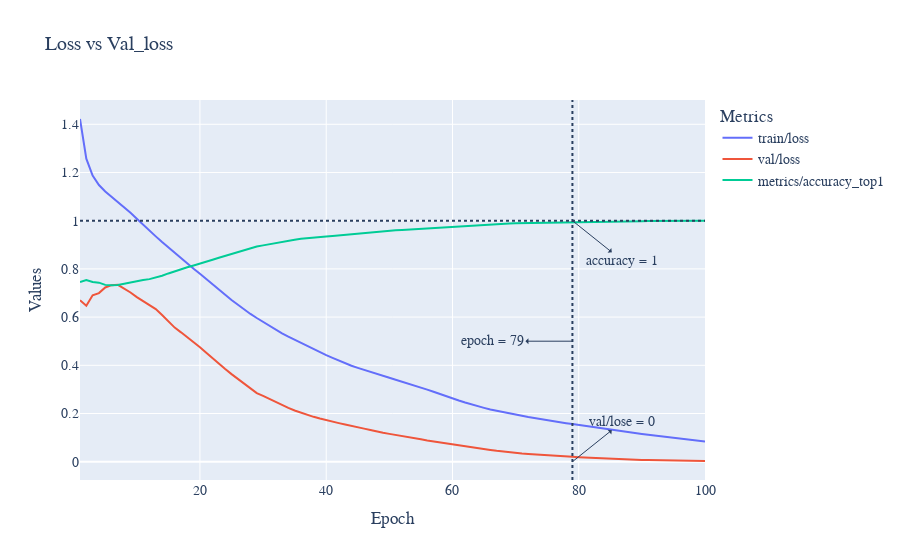

Notebook source saved alongside this figure:
### Code cell
#smoothing
df_complicated['train/loss'] = df_complicated['train/loss'].ewm(span=10).mean()
df_complicated['val/loss'] = df_complicated['val/loss'].ewm(span=10).mean()
df_complicated['metrics/accuracy_top1'] = df_complicated['metrics/accuracy_top1'].ewm(span=10).mean()
fig = px.line(df_complicated, x='epoch', y=['train/loss', 'val/loss', 'metrics/accuracy_top1'], title='Combine (Smoothed)',render_mode='svg')
fig = px.line(df_complicated, x='epoch', y=['train/loss', 'val/loss', 'metrics/accuracy_top1'], title='Loss vs Val_loss',render_mode='svg')

fig.add_hline(y=1, line_dash="dot")
fig.add_vline(x=79, line_dash="dot")
fig.add_annotation(x=79, y=1,arrowhead=1, showarrow=True, xshift=0,arrowside="start", ax=50,ay=40 ,text="accuracy = 1")
fig.add_annotation(x=79, y=0,arrowhead=1, showarrow=True, xshift=0,arrowside="start", ax=50,ay=-40 ,text="val/lose = 0")
fig.add_annotation(x=79, y=0.5,arrowhead=1, showarrow=True, xshift=0,arrowside="start", ax=-80,ay=0 ,text="epoch = 79")
fig.update_layout(legend_title_text='Metrics')
fig.update_xaxes(title_text='Epoch')
fig.update_yaxes(title_text='Values')
fig.update_layout(font_family="Times New Roman",font_size=14)

fig.write_image("combine.svg")
fig.show()

### Figure 1 — Plotly figure (JSON) as saved in the notebook; plotly's stock layout.template omitted (floating-point values rounded to 4 significant figures)
{"data": [{"hovertemplate": "variable=train/loss<br>epoch=%{x}<br>value=%{y}<extra></extra>", "legendgroup": "train/loss", "line": {"color": "#636efa", "dash": "solid"}, "marker": {"symbol": "circle"}, "mode": "lines", "name": "train/loss", "orientation": "v", "showlegend": true, "type": "scatter", "x": [1, 2, 3, 4, 5, 6, 7, 8, 9, 10, 11, 12, 13, 14, 15, 16, 17, 18, 19, 20, 21, 22, 23, 24, 25, 26, 27, 28, 29, 30, 31, 32, 33, 34, 35, 36, 37, 38, 39, 40, 41, 42, 43, 44, 45, 46, 47, 48, 49, 50, 51, 52, 53, 54, 55, 56, 57, 58, 59, 60, 61, 62, 63, 64, 65, 66, 67, 68, 69, 70, 71, 72, 73, 74, 75, 76, 77, 78, 79, 80, 81, 82, 83, 84, 85, 86, 87, 88, 89, 90, 91, 92, 93, 94, 95, 96, 97, 98, 99, 100], "xaxis": "x", "y": [1.422, 1.257, 1.187, 1.148, 1.121, 1.1, 1.079, 1.056, 1.033, 1.008, 0.9826, 0.9587, 0.9349, 0.9116, 0.8889, 0.8661, 0.8444, 0.8222, 0.8008, 0.7798, 0.7588, 0.7362, 0.7141, 0.6928, 0.6709, 0.6503, 0.6311, 0.613, 0.5962, 0.5798, 0.5643, 0.5478, 0.5327, 0.5188, 0.5056, 0.4924, 0.4802, 0.4677, 0.4545, 0.4419, 0.4307, 0.4192, 0.4077, 0.398, 0.3891, 0.3803, 0.3721, 0.364, 0.3564, 0.348, 0.3402, 0.3325, 0.3249, 0.3169, 0.3079, 0.299, 0.2901, 0.2805, 0.2712, 0.2626, 0.254, 0.2457, 0.2374, 0.2302, 0.2234, 0.2164, 0.2106, 0.2057, 0.2004, 0.1953, 0.1905, 0.1854, 0.1806, 0.1766, 0.1724, 0.1681, 0.164, 0.1598, 0.1561, 0.1521, 0.1482, 0.1444, 0.1404, 0.1371, 0.1338, 0.1301, 0.1264, 0.1226, 0.1186, 0.115, 0.1116, 0.1087, 0.1054, 0.1019, 0.09855, 0.09543, 0.09241, 0.08927, 0.08669, 0.08401], "yaxis": "y"}, {"hovertemplate": "variable=val/loss<br>epoch=%{x}<br>value=%{y}<extra></extra>", "legendgroup": "val/loss", "line": {"color": "#EF553B", "dash": "solid"}, "marker": {"symbol": "circle"}, "mode": "lines", "name": "val/loss", "orientation": "v", "showlegend": true, "type": "scatter", "x": [1, 2, 3, 4, 5, 6, 7, 8, 9, 10, 11, 12, 13, 14, 15, 16, 17, 18, 19, 20, 21, 22, 23, 24, 25, 26, 27, 28, 29, 30, 31, 32, 33, 34, 35, 36, 37, 38, 39, 40, 41, 42, 43, 44, 45, 46, 47, 48, 49, 50, 51, 52, 53, 54, 55, 56, 57, 58, 59, 60, 61, 62, 63, 64, 65, 66, 67, 68, 69, 70, 71, 72, 73, 74, 75, 76, 77, 78, 79, 80, 81, 82, 83, 84, 85, 86, 87, 88, 89, 90, 91, 92, 93, 94, 95, 96, 97, 98, 99, 100], "xaxis": "x", "y": [0.67, 0.6471, 0.6907, 0.6996, 0.723, 0.7324, 0.7337, 0.7187, 0.7022, 0.6828, 0.6667, 0.653, 0.6333, 0.6086, 0.5834, 0.5565, 0.5367, 0.5168, 0.4959, 0.4746, 0.4522, 0.4285, 0.406, 0.3847, 0.3633, 0.3428, 0.3225, 0.3027, 0.2849, 0.2731, 0.2599, 0.2471, 0.2344, 0.2231, 0.2124, 0.2027, 0.1938, 0.1861, 0.1791, 0.1737, 0.1674, 0.1601, 0.1542, 0.1493, 0.1433, 0.1373, 0.1313, 0.1248, 0.1201, 0.1155, 0.1103, 0.1068, 0.1024, 0.09783, 0.09285, 0.08818, 0.08391, 0.07967, 0.07542, 0.0714, 0.06723, 0.06321, 0.05951, 0.05559, 0.05207, 0.04859, 0.04517, 0.04185, 0.03899, 0.03645, 0.0342, 0.03207, 0.02998, 0.02784, 0.02598, 0.02412, 0.02245, 0.02135, 0.02018, 0.01887, 0.01745, 0.01597, 0.01454, 0.01318, 0.01198, 0.01084, 0.009952, 0.009091, 0.008274, 0.007509, 0.006821, 0.006232, 0.005682, 0.005163, 0.004699, 0.00427, 0.003877, 0.003519, 0.003196, 0.002903], "yaxis": "y"}, {"hovertemplate": "variable=metrics/accuracy_top1<br>epoch=%{x}<br>value=%{y}<extra></extra>", "legendgroup": "metrics/accuracy_top1", "line": {"color": "#00cc96", "dash": "solid"}, "marker": {"symbol": "circle"}, "mode": "lines", "name": "metrics/accuracy_top1", "orientation": "v", "showlegend": true, "type": "scatter", "x": [1, 2, 3, 4, 5, 6, 7, 8, 9, 10, 11, 12, 13, 14, 15, 16, 17, 18, 19, 20, 21, 22, 23, 24, 25, 26, 27, 28, 29, 30, 31, 32, 33, 34, 35, 36, 37, 38, 39, 40, 41, 42, 43, 44, 45, 46, 47, 48, 49, 50, 51, 52, 53, 54, 55, 56, 57, 58, 59, 60, 61, 62, 63, 64, 65, 66, 67, 68, 69, 70, 71, 72, 73, 74, 75, 76, 77, 78, 79, 80, 81, 82, 83, 84, 85, 86, 87, 88, 89, 90, 91, 92, 93, 94, 95, 96, 97, 98, 99, 100], "xaxis": "x", "y": [0.7459, 0.7542, 0.7456, 0.7428, 0.7337, 0.7316, 0.7333, 0.7389, 0.7443, 0.7498, 0.7536, 0.7575, 0.7638, 0.7718, 0.7812, 0.7905, 0.7993, 0.8067, 0.8143, 0.8214, 0.8293, 0.8382, 0.8464, 0.8546, 0.8624, 0.8701, 0.8781, 0.8857, 0.8929, 0.8976, 0.9029, 0.908, 0.9129, 0.9172, 0.9211, 0.9248, 0.9278, 0.9306, 0.9327, 0.9342, 0.936, 0.9387, 0.941, 0.9429, 0.9456, 0.9484, 0.9512, 0.9541, 0.9562, 0.9579, 0.9599, 0.9613, 0.9629, 0.9645, 0.9666, 0.9685, 0.9705, 0.9726, 0.9747, 0.9766, 0.9783, 0.9796, 0.9806, 0.9819, 0.9832, 0.9846, 0.9861, 0.9875, 0.9885, 0.9894, 0.99, 0.9903, 0.9909, 0.9915, 0.9923, 0.993, 0.9936, 0.9936, 0.9938, 0.9942, 0.9946, 0.9951, 0.9956, 0.996, 0.9965, 0.9969, 0.9973, 0.9976, 0.9979, 0.9982, 0.9984, 0.9987, 0.9988, 0.999, 0.9991, 0.9993, 0.9994, 0.9995, 0.9996, 0.9996], "yaxis": "y"}], "layout": {"annotations": [{"arrowhead": 1, "arrowside": "start", "ax": 50, "ay": 40, "showarrow": true, "text": "accuracy = 1", "x": 79, "xshift": 0, "y": 1}, {"arrowhead": 1, "arrowside": "start", "ax": 50, "ay": -40, "showarrow": true, "text": "val/lose = 0", "x": 79, "xshift": 0, "y": 0}, {"arrowhead": 1, "arrowside": "start", "ax": -80, "ay": 0, "showarrow": true, "text": "epoch = 79", "x": 79, "xshift": 0, "y": 0.5}], "font": {"family": "Times New Roman", "size": 14}, "legend": {"title": {"text": "Metrics"}, "tracegroupgap": 0}, "shapes": [{"line": {"dash": "dot"}, "type": "line", "x0": 0, "x1": 1, "xref": "x domain", "y0": 1, "y1": 1, "yref": "y"}, {"line": {"dash": "dot"}, "type": "line", "x0": 79, "x1": 79, "xref": "x", "y0": 0, "y1": 1, "yref": "y domain"}], "title": {"text": "Loss vs Val_loss"}, "xaxis": {"anchor": "y", "domain": [0, 1], "title": {"text": "Epoch"}}, "yaxis": {"anchor": "x", "domain": [0, 1], "title": {"text": "Values"}}}}
